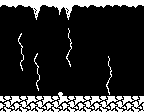

The image is a tile-based game level rendered from a .tmx file. Its description and complete source (layers, tilesets, objects, tile grids) follow:
An orthogonal 18x28 tile map with 8x4 px tiles, 1 tile layer (Capa de Patrones 1).

<map version="1.2" tiledversion="1.2.5" orientation="orthogonal" renderorder="right-down" width="18" height="28" tilewidth="8" tileheight="4" infinite="0" nextlayerid="2" nextobjectid="1">
 <tileset firstgid="1" source="patrones8x4_2.tsx" />
 <layer id="1" name="Capa de Patrones 1" width="18" height="28">
  <data encoding="csv">
3,4,3,4,5,3,4,6,5,3,4,3,4,3,3,3,4,3,
13,14,13,14,15,13,14,16,15,13,14,13,14,13,13,13,14,13,
200,62,200,200,41,200,200,42,41,200,200,200,200,200,200,200,200,200,
200,200,200,200,51,200,200,52,51,200,200,200,200,200,200,200,200,200,
200,200,200,200,61,200,200,200,61,200,200,200,200,200,200,200,200,200,
200,200,200,200,200,200,200,200,200,200,200,200,200,200,200,200,200,200,
200,200,200,200,200,200,200,200,200,200,200,200,200,200,200,200,200,200,
200,200,71,200,200,200,200,200,82,200,200,200,200,200,200,200,200,200,
200,200,81,200,200,200,200,200,92,200,200,200,200,200,200,200,200,200,
200,200,91,200,200,200,200,200,102,200,200,200,200,200,200,200,200,200,
200,200,101,200,200,200,200,200,112,200,200,200,200,200,200,200,200,200,
200,200,111,200,200,200,200,200,122,200,200,200,200,200,200,200,200,200,
200,200,121,200,71,200,200,200,132,200,200,200,200,200,200,200,200,200,
200,200,131,200,81,200,200,200,142,200,200,200,200,200,200,200,200,200,
200,200,141,200,91,200,200,200,152,200,200,200,200,82,200,200,200,200,
200,200,151,200,101,200,200,200,161,200,200,200,200,92,200,200,200,200,
200,200,161,200,111,200,200,200,171,200,200,200,200,102,200,200,200,200,
200,200,171,200,121,200,200,200,200,200,200,200,200,112,200,200,200,200,
200,200,200,200,131,200,200,200,200,200,200,200,200,122,200,200,200,200,
200,200,200,200,141,200,200,200,200,200,200,200,200,132,200,200,200,200,
200,200,200,200,151,200,200,200,200,200,200,200,200,142,200,200,200,200,
200,200,200,200,161,200,200,200,200,200,200,200,200,152,200,200,200,200,
200,200,200,200,171,200,200,200,200,200,200,200,200,162,200,200,200,200,
200,200,200,200,200,200,200,72,200,200,200,200,200,172,200,200,200,200,
1,2,1,2,1,2,1,2,1,2,1,2,1,2,1,2,1,2,
11,12,11,12,11,12,11,12,11,12,11,12,11,12,11,12,11,12,
21,22,21,22,21,22,21,22,21,22,21,22,21,22,21,22,21,22,
31,32,31,32,31,32,31,32,31,32,31,32,31,32,31,32,31,32
</data>
 </layer>
</map>